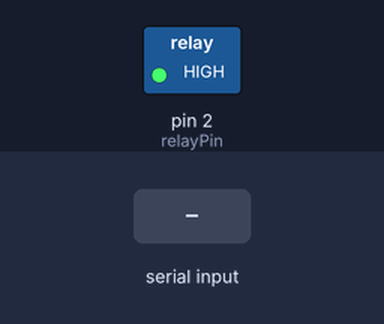
Simulated run of this sketch. Board: Arduino Uno, built with avr-gcc and run on an emulated ATmega328P. Shown: switched loads named in the sketch (green lamp = pin HIGH). The test bench sets the inputs (shaded band).

Above: at 1.2 s.
1.3 s: "1" received over Serial
At 2.5 s:
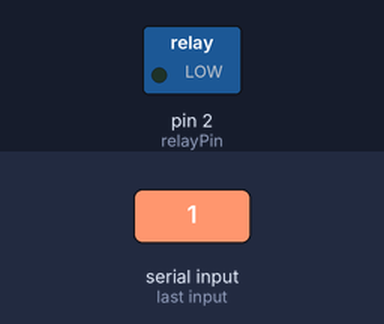
2.8 s: "0" received over Serial
At 3.8 s:
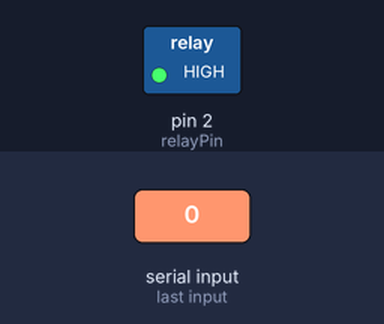
Timing chart, 0 to 5.8 s (numbered marks = the images above; inputs shaded):
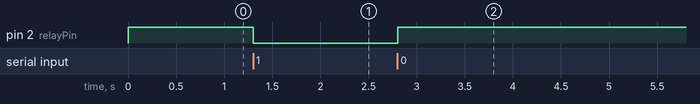

Measured:
- after the input at 1.3 s, pin 2 (relayPin): HIGH → LOW at once
- after the input at 2.8 s, pin 2 (relayPin): LOW → HIGH at once

The sketch:

RelayTest.ino
```cpp
int relayPin = 2;
char val;


void setup() {
  pinMode(relayPin, OUTPUT);
  Serial.begin(9600);
  digitalWrite(relayPin, LOW);
}

void loop() {
  if (Serial.available()) {
    val = Serial.read();
  }
  if (val == '1') {
    digitalWrite(relayPin, LOW);
  } else {
    digitalWrite(relayPin, HIGH);
  }
  delay(10);
}
```
